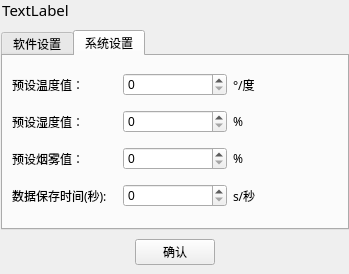
<?xml version="1.0" encoding="UTF-8"?>
<ui version="4.0">
 <class>SystemSettingDialog</class>
 <widget class="QDialog" name="SystemSettingDialog">
  <property name="geometry">
   <rect>
    <x>0</x>
    <y>0</y>
    <width>349</width>
    <height>274</height>
   </rect>
  </property>
  <property name="windowTitle">
   <string>Dialog</string>
  </property>
  <layout class="QVBoxLayout" name="verticalLayout_3">
   <property name="spacing">
    <number>0</number>
   </property>
   <property name="margin">
    <number>0</number>
   </property>
   <item>
    <layout class="QVBoxLayout" name="verticalLayout_2">
     <item>
      <widget class="QWidget" name="widget_Top" native="true">
       <property name="sizePolicy">
        <sizepolicy hsizetype="Preferred" vsizetype="Maximum">
         <horstretch>0</horstretch>
         <verstretch>0</verstretch>
        </sizepolicy>
       </property>
       <property name="maximumSize">
        <size>
         <width>16777215</width>
         <height>30</height>
        </size>
       </property>
       <layout class="QHBoxLayout" name="horizontalLayout">
        <property name="spacing">
         <number>0</number>
        </property>
        <property name="leftMargin">
         <number>2</number>
        </property>
        <property name="topMargin">
         <number>0</number>
        </property>
        <property name="rightMargin">
         <number>0</number>
        </property>
        <property name="bottomMargin">
         <number>10</number>
        </property>
        <item>
         <widget class="QLabel" name="label_title">
          <property name="font">
           <font>
            <family>楷体</family>
            <pointsize>11</pointsize>
           </font>
          </property>
          <property name="text">
           <string>TextLabel</string>
          </property>
          <property name="alignment">
           <set>Qt::AlignCenter</set>
          </property>
         </widget>
        </item>
        <item>
         <spacer name="horizontalSpacer_2">
          <property name="orientation">
           <enum>Qt::Horizontal</enum>
          </property>
          <property name="sizeHint" stdset="0">
           <size>
            <width>492</width>
            <height>20</height>
           </size>
          </property>
         </spacer>
        </item>
        <item>
         <widget class="QToolButton" name="tbnMenuClose">
          <property name="sizePolicy">
           <sizepolicy hsizetype="Maximum" vsizetype="Maximum">
            <horstretch>0</horstretch>
            <verstretch>0</verstretch>
           </sizepolicy>
          </property>
          <property name="minimumSize">
           <size>
            <width>35</width>
            <height>35</height>
           </size>
          </property>
          <property name="maximumSize">
           <size>
            <width>35</width>
            <height>35</height>
           </size>
          </property>
          <property name="text">
           <string/>
          </property>
          <property name="toolButtonStyle">
           <enum>Qt::ToolButtonTextUnderIcon</enum>
          </property>
          <property name="autoRaise">
           <bool>true</bool>
          </property>
         </widget>
        </item>
       </layout>
      </widget>
     </item>
     <item>
      <widget class="QWidget" name="widget_Mid" native="true">
       <layout class="QVBoxLayout" name="verticalLayout">
        <property name="leftMargin">
         <number>1</number>
        </property>
        <property name="topMargin">
         <number>0</number>
        </property>
        <property name="rightMargin">
         <number>0</number>
        </property>
        <property name="bottomMargin">
         <number>0</number>
        </property>
        <item>
         <widget class="QTabWidget" name="tabWidget">
          <property name="currentIndex">
           <number>1</number>
          </property>
          <widget class="QWidget" name="tab">
           <attribute name="title">
            <string>软件设置</string>
           </attribute>
           <layout class="QHBoxLayout" name="horizontalLayout_3">
            <item>
             <widget class="QGroupBox" name="groupBox">
              <property name="font">
               <font>
                <family>微软雅黑</family>
               </font>
              </property>
              <property name="title">
               <string>串口号设置</string>
              </property>
              <layout class="QGridLayout" name="gridLayout_2">
               <item row="0" column="0">
                <widget class="QLabel" name="label_2">
                 <property name="text">
                  <string>关闭串口</string>
                 </property>
                </widget>
               </item>
               <item row="0" column="1">
                <widget class="QPushButton" name="pbnClosePort">
                 <property name="text">
                  <string>关闭</string>
                 </property>
                </widget>
               </item>
               <item row="0" column="2" colspan="2">
                <widget class="QLabel" name="label_3">
                 <property name="text">
                  <string>(设置串口之前先关闭串口)</string>
                 </property>
                </widget>
               </item>
               <item row="1" column="0">
                <widget class="QLabel" name="label">
                 <property name="text">
                  <string>串口号：</string>
                 </property>
                </widget>
               </item>
               <item row="1" column="1" colspan="2">
                <widget class="QComboBox" name="cbx_PortName"/>
               </item>
               <item row="1" column="3">
                <spacer name="horizontalSpacer">
                 <property name="orientation">
                  <enum>Qt::Horizontal</enum>
                 </property>
                 <property name="sizeHint" stdset="0">
                  <size>
                   <width>158</width>
                   <height>20</height>
                  </size>
                 </property>
                </spacer>
               </item>
               <item row="2" column="0">
                <widget class="QLabel" name="label_5">
                 <property name="text">
                  <string>波特率：</string>
                 </property>
                </widget>
               </item>
               <item row="2" column="1" colspan="2">
                <widget class="QComboBox" name="cbx_PortBaud"/>
               </item>
               <item row="2" column="3">
                <spacer name="horizontalSpacer_5">
                 <property name="orientation">
                  <enum>Qt::Horizontal</enum>
                 </property>
                 <property name="sizeHint" stdset="0">
                  <size>
                   <width>158</width>
                   <height>20</height>
                  </size>
                 </property>
                </spacer>
               </item>
              </layout>
             </widget>
            </item>
           </layout>
          </widget>
          <widget class="QWidget" name="tab_2">
           <attribute name="title">
            <string>系统设置</string>
           </attribute>
           <layout class="QGridLayout" name="gridLayout">
            <item row="1" column="1">
             <widget class="QSpinBox" name="spinBox_hum"/>
            </item>
            <item row="2" column="1">
             <widget class="QSpinBox" name="spinBox_smoke"/>
            </item>
            <item row="0" column="1">
             <widget class="QSpinBox" name="spinBox_temp"/>
            </item>
            <item row="3" column="0">
             <widget class="QLabel" name="label_9">
              <property name="font">
               <font>
                <family>微软雅黑</family>
                <pointsize>9</pointsize>
               </font>
              </property>
              <property name="text">
               <string>数据保存时间(秒):</string>
              </property>
             </widget>
            </item>
            <item row="3" column="2">
             <widget class="QLabel" name="label_13">
              <property name="font">
               <font>
                <family>微软雅黑</family>
                <pointsize>9</pointsize>
               </font>
              </property>
              <property name="text">
               <string>s/秒</string>
              </property>
             </widget>
            </item>
            <item row="0" column="0">
             <widget class="QLabel" name="label_6">
              <property name="font">
               <font>
                <family>微软雅黑</family>
                <pointsize>9</pointsize>
               </font>
              </property>
              <property name="text">
               <string>预设温度值：</string>
              </property>
             </widget>
            </item>
            <item row="0" column="2">
             <widget class="QLabel" name="label_10">
              <property name="font">
               <font>
                <family>微软雅黑</family>
                <pointsize>9</pointsize>
               </font>
              </property>
              <property name="text">
               <string>°/度</string>
              </property>
             </widget>
            </item>
            <item row="1" column="0">
             <widget class="QLabel" name="label_7">
              <property name="font">
               <font>
                <family>微软雅黑</family>
                <pointsize>9</pointsize>
               </font>
              </property>
              <property name="text">
               <string>预设湿度值：</string>
              </property>
             </widget>
            </item>
            <item row="2" column="2">
             <widget class="QLabel" name="label_12">
              <property name="font">
               <font>
                <family>微软雅黑</family>
                <pointsize>9</pointsize>
               </font>
              </property>
              <property name="text">
               <string>%</string>
              </property>
             </widget>
            </item>
            <item row="2" column="0">
             <widget class="QLabel" name="label_8">
              <property name="font">
               <font>
                <family>微软雅黑</family>
                <pointsize>9</pointsize>
               </font>
              </property>
              <property name="text">
               <string>预设烟雾值：</string>
              </property>
             </widget>
            </item>
            <item row="1" column="2">
             <widget class="QLabel" name="label_11">
              <property name="font">
               <font>
                <family>微软雅黑</family>
                <pointsize>9</pointsize>
               </font>
              </property>
              <property name="text">
               <string>%</string>
              </property>
             </widget>
            </item>
            <item row="3" column="1">
             <widget class="QSpinBox" name="spinBox_save_time"/>
            </item>
           </layout>
          </widget>
         </widget>
        </item>
       </layout>
      </widget>
     </item>
     <item>
      <widget class="QWidget" name="widget_set_bottom" native="true">
       <layout class="QHBoxLayout" name="horizontalLayout_2">
        <item>
         <spacer name="horizontalSpacer_3">
          <property name="orientation">
           <enum>Qt::Horizontal</enum>
          </property>
          <property name="sizeHint" stdset="0">
           <size>
            <width>118</width>
            <height>20</height>
           </size>
          </property>
         </spacer>
        </item>
        <item>
         <widget class="QPushButton" name="pbnOk">
          <property name="font">
           <font>
            <family>微软雅黑</family>
           </font>
          </property>
          <property name="text">
           <string>确认</string>
          </property>
         </widget>
        </item>
        <item>
         <spacer name="horizontalSpacer_4">
          <property name="orientation">
           <enum>Qt::Horizontal</enum>
          </property>
          <property name="sizeHint" stdset="0">
           <size>
            <width>118</width>
            <height>20</height>
           </size>
          </property>
         </spacer>
        </item>
       </layout>
      </widget>
     </item>
    </layout>
   </item>
  </layout>
 </widget>
 <resources/>
 <connections/>
</ui>
